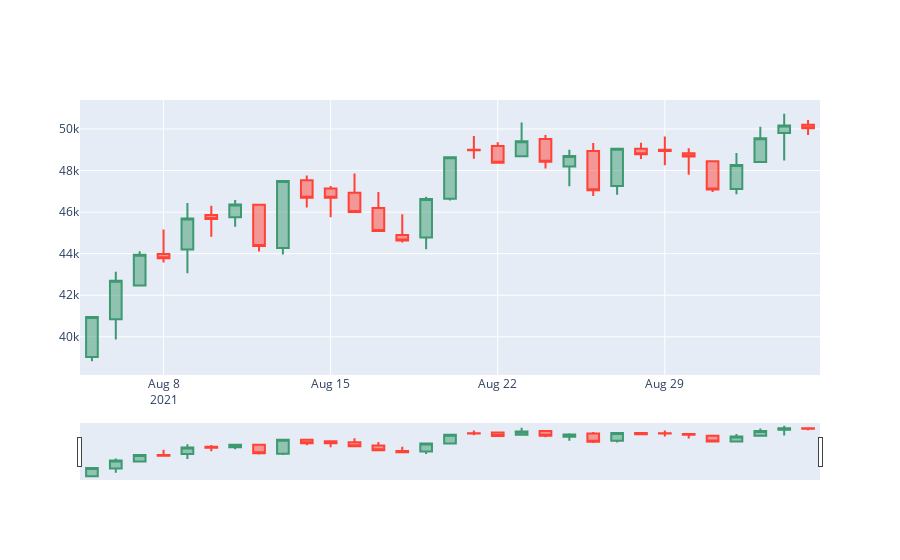

Notebook cell for this chart:
### Code cell
fig = go.Figure(data=[go.Candlestick(x=candlestick_data['date'],
                open=candlestick_data['price']['first'], 
                high=candlestick_data['price']['max'],
                low=candlestick_data['price']['min'], 
                close=candlestick_data['price']['last'])
                ])

fig.update_layout(xaxis_rangeslider_visible=True)

fig.show()
